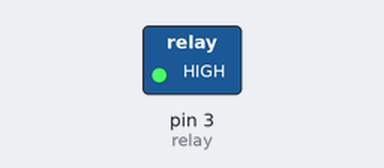
A sketch run on a simulated Arduino Uno, built with avr-gcc and run on an emulated ATmega328P. On the bench: switched loads named in the sketch (green lamp = pin HIGH). Dashed ring = blinking.

Above: at 0.17 s.
Timing chart, 0 to 3.0 s (numbered marks = the images above):
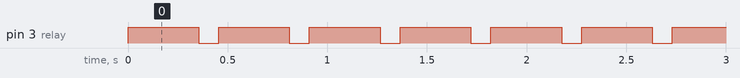

Measured:
- by itself, pin 3 (relay): alternates HIGH for 0.36 s and LOW for 0.10 s

The sketch:

rellay.ino
```cpp
int relay=3;
void setup() {
  // put your setup code here, to run once:
  pinMode(relay,OUTPUT);

}

void loop() {
  // put your main code here, to run repeatedly:
digitalWrite(relay,HIGH);
delay(355);
digitalWrite(relay,LOW);
delay(100);
}
```
